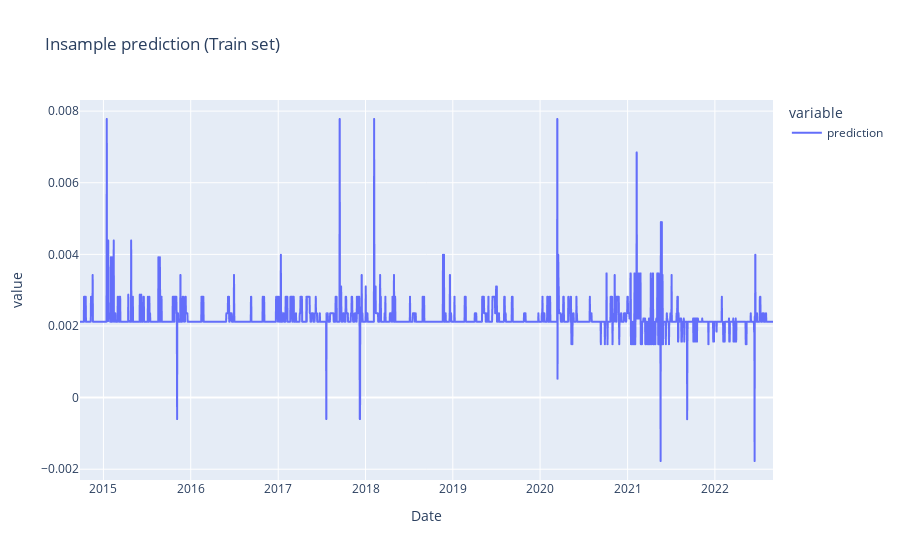

The code cell stored with this chart in its notebook:
### Markdown cell above
## Visualizing insample prediction

### Code cell
#Visualize insample prediction (train_set)
insample_prediction = pd.DataFrame(insample_prediction, index=train_data.index)
insample_prediction.rename(columns={0:"prediction"}, inplace=True)
fig = px.line(insample_prediction,y=insample_prediction.columns, title='Insample prediction (Train set)')
fig.show()

### Figure 1 — Plotly figure (JSON) as saved in the notebook; plotly's stock layout.template omitted (floating-point values rounded to 4 significant figures; data arrays with more than 128 entries replaced by an {"elided": "..."} marker saying what was removed)
{"data": [{"hovertemplate": "variable=prediction<br>Date=%{x}<br>value=%{y}<extra></extra>", "legendgroup": "prediction", "line": {"color": "#636efa", "dash": "solid"}, "marker": {"symbol": "circle"}, "mode": "lines", "name": "prediction", "showlegend": true, "type": "scattergl", "x": {"elided": "2899 str values"}, "xaxis": "x", "y": {"elided": "2899 float values"}, "yaxis": "y"}], "layout": {"legend": {"title": {"text": "variable"}, "tracegroupgap": 0}, "title": {"text": "Insample prediction (Train set)"}, "xaxis": {"anchor": "y", "domain": [0, 1], "title": {"text": "Date"}}, "yaxis": {"anchor": "x", "domain": [0, 1], "title": {"text": "value"}}}}
